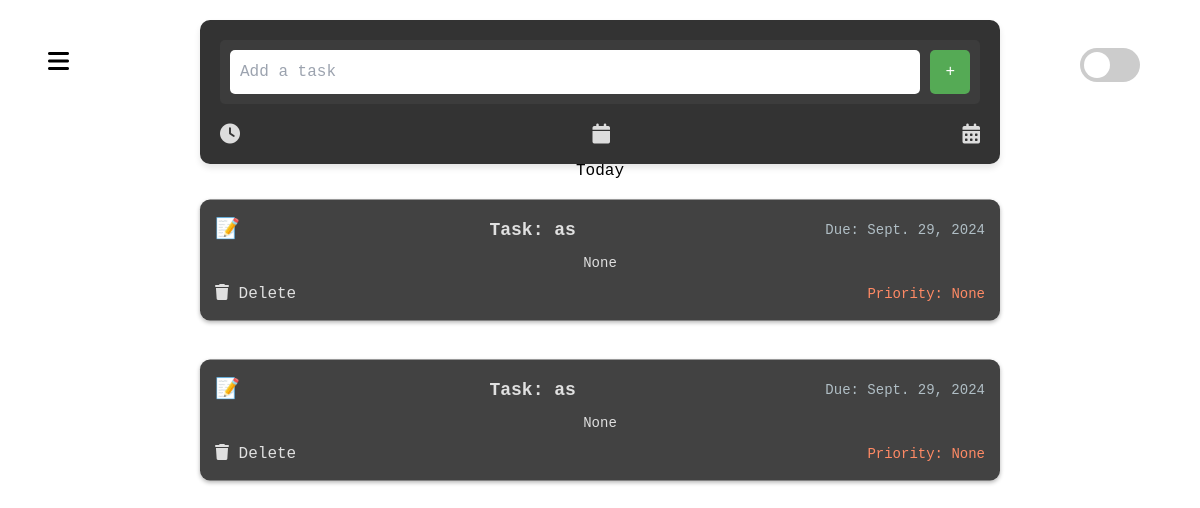
The page / on the database its author committed.
### todolist/models.py (models this page shows, shortened)
class Tasks(models.Model):
    PRIORITY = [
        ('low', 'Low'),
        ('medium', 'Medium'),
        ('high', 'High'),
    ]
    title = models.CharField(max_length=225)
    description = models.TextField(blank=True, null=True)
    due_date = models.DateField(blank=True, null=True)
    due_time = models.TimeField(blank=True, null=True)
    starred = models.BooleanField(default=False)
    priority = models.CharField(max_length=10, choices=PRIORITY, default="medium", null=True)
    notes = models.TextField(blank=True, null=True)
    completed = models.BooleanField(default=False)
    overdue = models.BooleanField(default=False)
    category = models.CharField(max_length=255, blank=True, null=True)
    recurrence = models.CharField(max_length=255, blank=True, null=True)

### todolist/views.py (the view)
# urls.py: path('', views.Today.as_view(), name="today"),
class Today(View):
    def get(self, request):
        tasks = Tasks.objects.filter(due_date__isnull=False).order_by('due_date')
        tasks_with_positions = []
        for index, task in enumerate(tasks):
            position = index * 160  # Adjust this value as needed
            tasks_with_positions.append({
                'task': task,
                'position': position,
            })
        return render(request, "todolist/today.html", {'tasks': tasks_with_positions})

### todolist/templates/todolist/today.html (shortened to what this page needs)
{% extends 'todolist/base.html' %}
{% block tasks %}
    <h1 class="header-container">Today</h1>
{% include 'todolist/components/main/task.html' %}
{% endblock tasks %}

### todolist/templates/todolist/components/main/task.html (shortened to what this page needs)
{% load static %}
<!DOCTYPE html>
<html lang="en">
<head>
    <link rel="stylesheet" href="{% static 'todolist/main/css/task.css' %}">
</head>
<body>
    <div class="list2-body">
        {% for item in tasks %}
            <div class="list2-view" style="top: {{ item.position }}px;">
                <div class="task-header">
                    <span class="icon">📝</span>
                    <span class="title">Task: {{ item.task.title }}</span>
                    <span class="date">Due: {{ item.task.due_date }}</span>
                </div>
                <div class="task-content">
                    <span class="subtitle">{{ item.task.description }}</span>
                </div>
                <div class="task-footer">
                    <form action="{% url 'todolist:delete_task' item.task.title|slugify %}" method="post" style="display: inline;">
                        <button type="submit" class="delete-button">
                            <i class="fas fa-trash"></i> Delete
                        </button>
                    </form>
                    <span class="priority">Priority: {{ item.task.priority|title }}</span>
                </div>
            </div>
        {% endfor %}
    </div>
</body>
</html>

### static/shared/css/nav.css (style rules this page uses)
body { background-color: white; margin: 0; padding: 0; overflow: hidden; }

### static/shared/css/styles.css (style rules this page uses)
body { overflow-y: auto; position: relative; }
.MoNo { z-index: -9999; }

### todolist/static/todolist/main/css/addtask.css (style rules this page uses)
body { font-family: Arial, sans-serif; background-color: white; color: white; display: flex; justify-content: center; align-items: flex-start; height: 100vh; margin: 0; padding-top: 20px; z-index: 0; }
.icon { color: #ddd; font-size: 20px; }
.header-container { position: absolute; color: black; top: 19%; left: 50%; transform: translateX(-50%); margin-top: 10px; z-index: -1; }
h1 { font-size: 1.8rem; }

### todolist/static/todolist/main/css/task.css (style rules this page uses)
.list2-body { position: absolute; height: 100vh; z-index: -1; }
.list2-view { position: absolute; background-color: #424242; color: #e0e0e0; padding: 15px; border-radius: 10px; width: 90vw; max-width: 800px; box-shadow: 0 2px 4px rgba(0, 0, 0, 0.3); text-align: center; display: flex; flex-direction: column; gap: 8px; top: 30vh; left: 50%; transform: translate(-50%, -50%); margin-top: 30vh; }
.task-header { display: flex; align-items: center; justify-content: space-between; }
.icon { font-size: 20px; }
.title { font-weight: bold; font-size: 18px; }
.date { font-size: 14px; color: #b0bec5; }
.task-content { font-size: 14px; }
.task-footer { display: flex; align-items: center; justify-content: space-between; }
.priority { font-size: 14px; color: #ff8a65; }

### rows shown on the page
Tasks: task "as", task.due_date "Sept. 29, 2024", task.description "None", task.priority "None"
Tasks: task "as", task.due_date "Sept. 29, 2024", task.description "None", task.priority "None"
